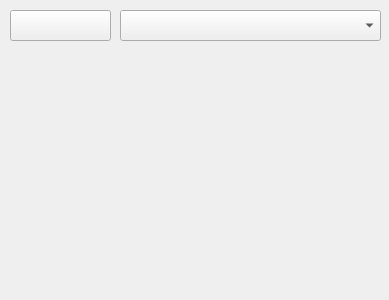
<?xml version="1.0" encoding="UTF-8"?>
<ui version="4.0">
 <class>MainWindow</class>
 <widget class="QMainWindow" name="MainWindow">
  <property name="geometry">
   <rect>
    <x>0</x>
    <y>0</y>
    <width>389</width>
    <height>300</height>
   </rect>
  </property>
  <property name="windowTitle">
   <string>Pokaż mi, co mówisz</string>
  </property>
  <widget class="QWidget" name="centralWidget">
   <widget class="QToolButton" name="playstopButton">
    <property name="geometry">
     <rect>
      <x>10</x>
      <y>10</y>
      <width>101</width>
      <height>31</height>
     </rect>
    </property>
    <property name="text">
     <string/>
    </property>
   </widget>
   <widget class="QComboBox" name="inputDeviceBox">
    <property name="geometry">
     <rect>
      <x>120</x>
      <y>10</y>
      <width>261</width>
      <height>31</height>
     </rect>
    </property>
   </widget>
   <widget class="QLabel" name="label">
    <property name="geometry">
     <rect>
      <x>10</x>
      <y>280</y>
      <width>521</width>
      <height>16</height>
     </rect>
    </property>
    <property name="text">
     <string/>
    </property>
   </widget>
   <widget class="QLabel" name="waterfall">
    <property name="geometry">
     <rect>
      <x>10</x>
      <y>60</y>
      <width>361</width>
      <height>201</height>
     </rect>
    </property>
    <property name="text">
     <string/>
    </property>
   </widget>
  </widget>
 </widget>
 <layoutdefault spacing="6" margin="11"/>
 <resources/>
 <connections/>
</ui>
